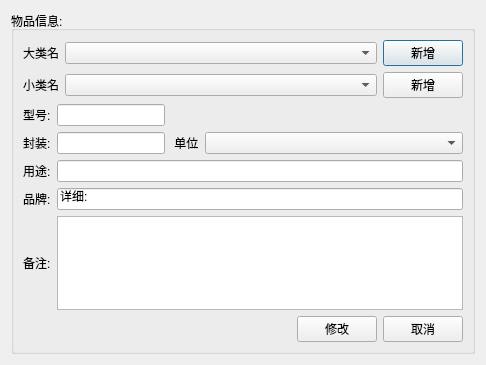
<?xml version="1.0" encoding="UTF-8"?>
<ui version="4.0">
 <class>Dialog</class>
 <widget class="QDialog" name="Dialog">
  <property name="geometry">
   <rect>
    <x>0</x>
    <y>0</y>
    <width>486</width>
    <height>365</height>
   </rect>
  </property>
  <property name="windowTitle">
   <string>Dialog</string>
  </property>
  <layout class="QVBoxLayout" name="verticalLayout">
   <item>
    <widget class="QGroupBox" name="groupBox">
     <property name="sizePolicy">
      <sizepolicy hsizetype="Preferred" vsizetype="Preferred">
       <horstretch>0</horstretch>
       <verstretch>0</verstretch>
      </sizepolicy>
     </property>
     <property name="title">
      <string>物品信息:</string>
     </property>
     <layout class="QVBoxLayout" name="verticalLayout_2">
      <item>
       <layout class="QHBoxLayout" name="horizontalLayout">
        <item>
         <widget class="QLabel" name="label">
          <property name="text">
           <string>大类名</string>
          </property>
         </widget>
        </item>
        <item>
         <widget class="QComboBox" name="comboBox_type1">
          <property name="sizePolicy">
           <sizepolicy hsizetype="Expanding" vsizetype="Fixed">
            <horstretch>0</horstretch>
            <verstretch>0</verstretch>
           </sizepolicy>
          </property>
         </widget>
        </item>
        <item>
         <widget class="QPushButton" name="pushButton_addtype1">
          <property name="text">
           <string>新增</string>
          </property>
         </widget>
        </item>
       </layout>
      </item>
      <item>
       <layout class="QHBoxLayout" name="horizontalLayout_2">
        <item>
         <widget class="QLabel" name="label_9">
          <property name="text">
           <string>小类名</string>
          </property>
         </widget>
        </item>
        <item>
         <widget class="QComboBox" name="comboBox_type2">
          <property name="sizePolicy">
           <sizepolicy hsizetype="Expanding" vsizetype="Fixed">
            <horstretch>0</horstretch>
            <verstretch>0</verstretch>
           </sizepolicy>
          </property>
         </widget>
        </item>
        <item>
         <widget class="QPushButton" name="pushButton_addtype2">
          <property name="text">
           <string>新增</string>
          </property>
         </widget>
        </item>
       </layout>
      </item>
      <item>
       <layout class="QHBoxLayout" name="horizontalLayout_3">
        <item>
         <widget class="QLabel" name="label_2">
          <property name="sizePolicy">
           <sizepolicy hsizetype="Minimum" vsizetype="Preferred">
            <horstretch>0</horstretch>
            <verstretch>0</verstretch>
           </sizepolicy>
          </property>
          <property name="text">
           <string>型号:</string>
          </property>
         </widget>
        </item>
        <item>
         <widget class="QLineEdit" name="lineEdit_model">
          <property name="sizePolicy">
           <sizepolicy hsizetype="Preferred" vsizetype="Fixed">
            <horstretch>0</horstretch>
            <verstretch>0</verstretch>
           </sizepolicy>
          </property>
         </widget>
        </item>
        <item>
         <widget class="QLabel" name="label_tips">
          <property name="sizePolicy">
           <sizepolicy hsizetype="Expanding" vsizetype="Maximum">
            <horstretch>0</horstretch>
            <verstretch>0</verstretch>
           </sizepolicy>
          </property>
          <property name="text">
           <string/>
          </property>
         </widget>
        </item>
       </layout>
      </item>
      <item>
       <layout class="QHBoxLayout" name="horizontalLayout_4">
        <item>
         <widget class="QLabel" name="label_6">
          <property name="text">
           <string>封装:</string>
          </property>
         </widget>
        </item>
        <item>
         <widget class="QLineEdit" name="lineEdit_pkg">
          <property name="sizePolicy">
           <sizepolicy hsizetype="Preferred" vsizetype="Fixed">
            <horstretch>0</horstretch>
            <verstretch>0</verstretch>
           </sizepolicy>
          </property>
         </widget>
        </item>
        <item>
         <widget class="QLabel" name="label_5">
          <property name="text">
           <string> 单位</string>
          </property>
         </widget>
        </item>
        <item>
         <widget class="QComboBox" name="comboBox_unit">
          <property name="sizePolicy">
           <sizepolicy hsizetype="Expanding" vsizetype="Fixed">
            <horstretch>0</horstretch>
            <verstretch>0</verstretch>
           </sizepolicy>
          </property>
         </widget>
        </item>
       </layout>
      </item>
      <item>
       <layout class="QHBoxLayout" name="horizontalLayout_5">
        <item>
         <widget class="QLabel" name="label_3">
          <property name="text">
           <string>用途:</string>
          </property>
         </widget>
        </item>
        <item>
         <widget class="QLineEdit" name="lineEdit_function"/>
        </item>
       </layout>
      </item>
      <item>
       <layout class="QHBoxLayout" name="horizontalLayout_6">
        <item>
         <widget class="QLabel" name="label_10">
          <property name="text">
           <string>品牌:</string>
          </property>
         </widget>
        </item>
        <item>
         <widget class="QLineEdit" name="lineEdit_pp">
          <property name="text">
           <string>详细:</string>
          </property>
         </widget>
        </item>
       </layout>
      </item>
      <item>
       <layout class="QHBoxLayout" name="horizontalLayout_7">
        <item>
         <widget class="QLabel" name="label_8">
          <property name="text">
           <string>备注:</string>
          </property>
         </widget>
        </item>
        <item>
         <widget class="QPlainTextEdit" name="plainTextEdit_detail">
          <property name="maximumSize">
           <size>
            <width>16777215</width>
            <height>16777215</height>
           </size>
          </property>
         </widget>
        </item>
       </layout>
      </item>
      <item>
       <layout class="QHBoxLayout" name="horizontalLayout_8">
        <item>
         <spacer name="horizontalSpacer">
          <property name="orientation">
           <enum>Qt::Horizontal</enum>
          </property>
          <property name="sizeHint" stdset="0">
           <size>
            <width>40</width>
            <height>20</height>
           </size>
          </property>
         </spacer>
        </item>
        <item>
         <widget class="QPushButton" name="pushButton_add">
          <property name="text">
           <string>修改</string>
          </property>
         </widget>
        </item>
        <item>
         <widget class="QPushButton" name="pushButton_cancel">
          <property name="text">
           <string>取消</string>
          </property>
         </widget>
        </item>
       </layout>
      </item>
     </layout>
    </widget>
   </item>
  </layout>
 </widget>
 <resources/>
 <connections/>
</ui>
